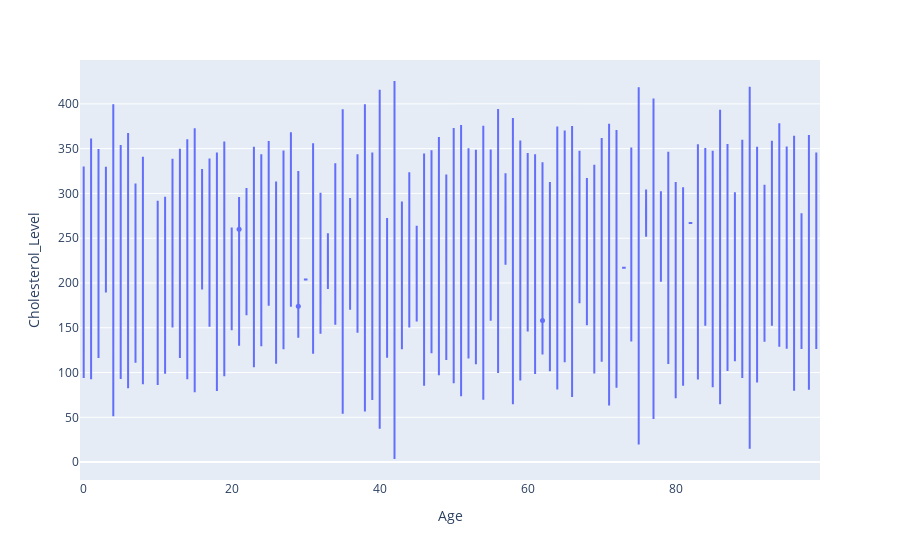

Notebook code cell kept with this figure:
### Code cell
fig = px.violin(df,x='Age',y='Cholesterol_Level')
fig.update_traces(marker_size=5)
fig.show()

### Figure 1 — Plotly figure (JSON) as saved in the notebook; plotly's stock layout.template omitted (floating-point values rounded to 4 significant figures; data arrays with more than 128 entries replaced by an {"elided": "..."} marker saying what was removed)
{"data": [{"alignmentgroup": "True", "box": {"visible": false}, "hovertemplate": "Age=%{x}<br>Cholesterol_Level=%{y}<extra></extra>", "legendgroup": "", "marker": {"color": "#636efa", "size": 5}, "name": "", "offsetgroup": "", "orientation": "v", "scalegroup": "True", "showlegend": false, "type": "violin", "x": {"elided": "500 int values"}, "x0": " ", "xaxis": "x", "y": {"elided": "500 int values"}, "y0": " ", "yaxis": "y"}], "layout": {"legend": {"tracegroupgap": 0}, "margin": {"t": 60}, "violinmode": "group", "xaxis": {"anchor": "y", "domain": [0, 1], "title": {"text": "Age"}}, "yaxis": {"anchor": "x", "domain": [0, 1], "title": {"text": "Cholesterol_Level"}}}}
